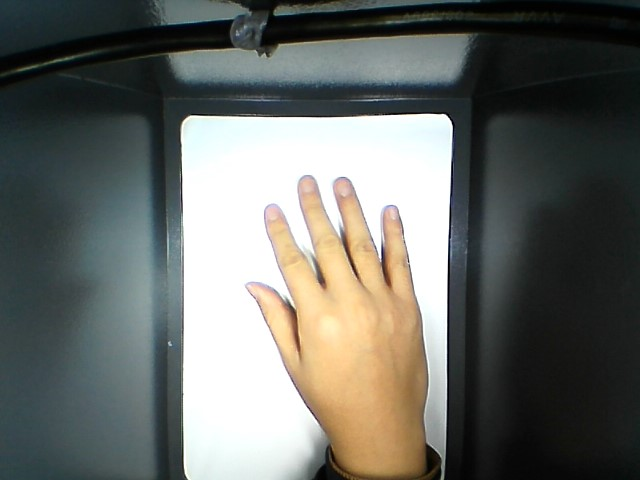
//> input picture exam2/exam2/data/12.jpg, 640 x 480 px
$ ./exam2Main   (built with g++ and OpenCV 4)
//> lines starting //> are read from the running program, lines starting //| are printed output that depends on the picture; after the words box and inside, x2 and y2 are one past the last pixel; in counts of white or black regions, pixels touching at a corner belong together
//指尖检测
#include <iostream>
#include <string>
#include <cmath>
#include <vector>
#include <opencv2\opencv.hpp>
using namespace std;
using namespace cv;
//RNG rng(12345);
void skinExtract(const Mat &frame, Mat1b &skinArea);//肤色提取，skinArea为二值化肤色图像
int main(int argc, char** argv)
{
	string nemePicture("data/12.jpg");
	Mat im = imread(nemePicture);
//> im is the input picture: 480 rows x 640 cols, CV_8UC3; mean B, G, R 101.8, 106.7, 104.6

	//肤色提取
	Mat1b skinArea(im.rows, im.cols);

	skinExtract(im, skinArea);
//> in skinExtract, `cvtColor(im, YCrCb, CV_BGR2YCrCb);`: YCrCb: 480 rows x 640 cols, CV_8UC3; mean of channels 0, 1, 2 105.5, 127.3, 125.9
//> in skinExtract, `split(YCrCb, planes);`:
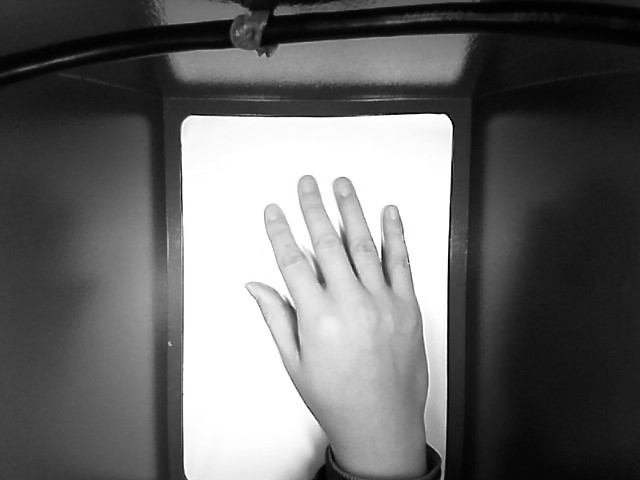
//> planes[0]: 480 rows x 640 cols, CV_8UC1; min 0, max 255, mean 105.5
//> in skinExtract, `split(YCrCb, planes);`:
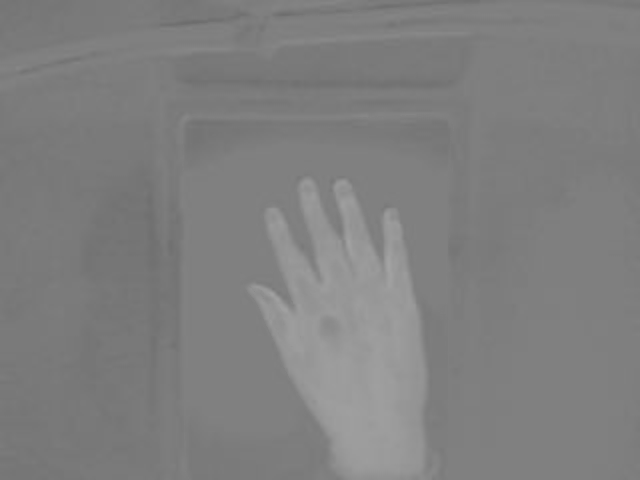
//> planes[1]: 480 rows x 640 cols, CV_8UC1; min 108, max 163, mean 127.3
//> in skinExtract, `split(YCrCb, planes);`:
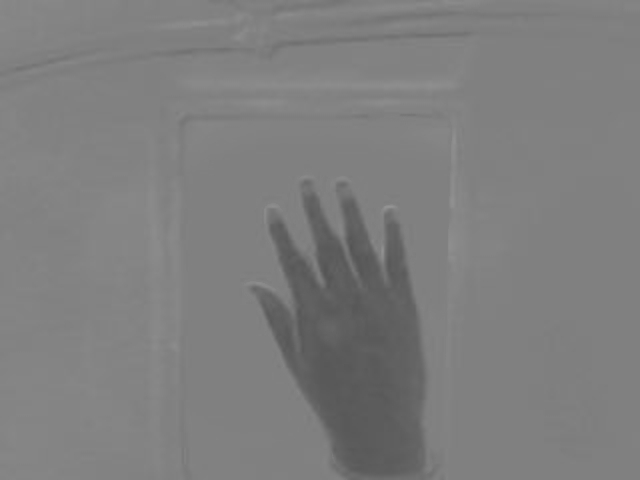
//> planes[2]: 480 rows x 640 cols, CV_8UC1; min 84, max 148, mean 125.9
//> after the loop in skinExtract, `for (; it_Cb != it_Cb_end; ++it_Cr, ++it_Cb, ++it_skin)`:
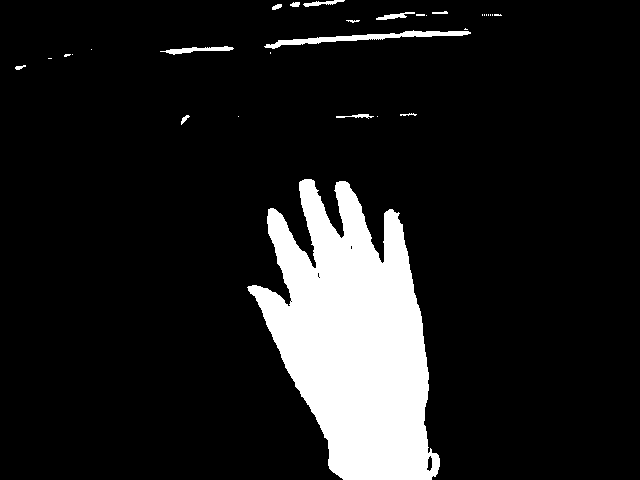
//> skinArea: 480 rows x 640 cols, CV_8UC1; 11.9% white; 30 white regions (17 under 20 px), largest, box (x1, y1, x2, y2) and area: (247, 179, 440, 480) 34500, (264, 30, 471, 49) 1048, (160, 46, 234, 55) 286
//> in skinExtract, `erode(skinArea, skinArea, Mat(5, 5, CV_8UC1), Point(-1, -1));`:
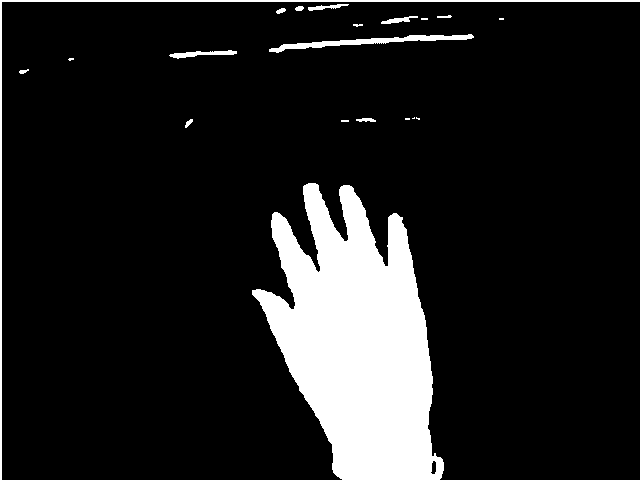
//> skinArea: 480 rows x 640 cols, CV_8UC1; 12.5% white; 20 white regions (7 under 20 px)

	// Draw contours + hull results
	Mat drawing = Mat::zeros(im.size(), CV_8UC3);
	im.copyTo(drawing);

	vector<vector<Point> > contours;
	vector<Vec4i> hierarchy;

	//寻找轮廓
	findContours(skinArea, contours, hierarchy, CV_RETR_CCOMP, CV_CHAIN_APPROX_SIMPLE);
//> contours = 21 contours, 10 with area under 20; largest, box (x1, y1, x2, y2) and area: (252, 183, 444, 480) 33616, (0, 0, 640, 480) 1118, (269, 34, 474, 53) 844, (169, 50, 237, 59) 211, (381, 16, 418, 24) 95

	// 找到最大的轮廓（手掌轮廓）
	int index;
	double area, maxArea(0);
	for (int i = 0; i < contours.size(); i++)
	{
		area = contourArea(Mat(contours[i]));
		if (area > maxArea)
		{
			maxArea = area;
			index = i;
		}
	}
//> this loop made 21 passes
//> (area, maxArea) on pass 1: (33616.5, 33616.5)
//> area on passes 2, 4, 6, 11, 12, 16: 62.5, 26, 38, 211, 843.5, 95
//> after the loop, maxArea = 33616.5; index = 0
	drawContours(drawing, contours, index, Scalar(0, 0, 255), 2, 8, hierarchy);
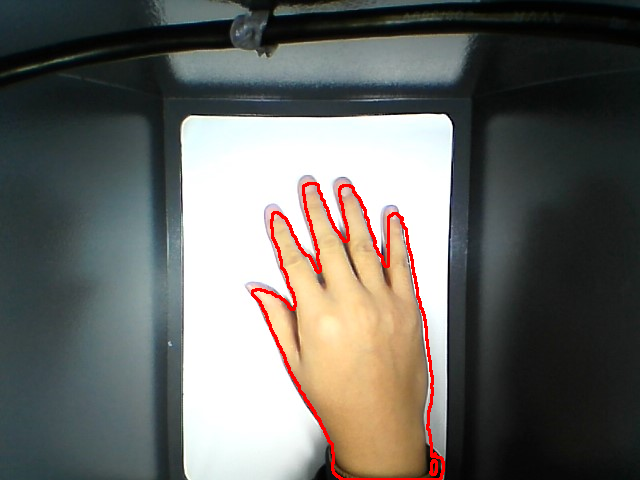
//> drawing: 480 rows x 640 cols, CV_8UC3; 1.33% of pixels changed, all inside (x1, y1, x2, y2) = (251, 182, 445, 480)

	vector<int> handHull;// Int type hull
	vector<Vec4i> handDefects;// Convexity defects
	convexHull(Mat(contours[index]), handHull, false);
//> handHull = 23 values, max 474 at index 0, min 0 at index 22, mean 249.8
	convexityDefects(Mat(contours[index]), handHull, handDefects);
//> handDefects = 16 items, first 8: [0, 4, 1, 114], [4, 83, 41, 18952], [84, 145, 123, 11623], [146, 248, 241, 2736], [249, 251, 250, 142], [251, 253, 252, 114], [255, 259, 256, 211], [260, 304, 277, 2976]
	for (vector<Vec4i>::iterator it = handDefects.begin(); it != handDefects.end(); ++it)
	{
		int startidx = (*it)[0];
		Point ptStart(contours[index][startidx]);// point of the contour where the defect begins
		int endidx = (*it)[1];
		Point ptEnd(contours[index][endidx]);// point of the contour where the defect ends
		int faridx = (*it)[2];
		Point ptFar(contours[index][faridx]);// the farthest from the convex hull point within the defect
		int depth = (*it)[3] / 256;// distance between the farthest point and the convex hull

		if (depth > 20)
		{
			line(drawing, ptStart, ptFar, CV_RGB(0, 255, 0), 2);
			line(drawing, ptEnd, ptFar, CV_RGB(0, 255, 0), 2);
			circle(drawing, ptStart, 6, Scalar(255, 0, 0), CV_FILLED);//fingerTip
			circle(drawing, ptEnd, 6, Scalar(255, 0, 0), CV_FILLED);//fingerTip
			circle(drawing, ptFar, 4, Scalar(100, 0, 255), 2);
		}
	}
//> this loop made 16 passes
//> (startidx, ptStart, endidx, ptEnd, faridx, ptFar, depth) on passes 1 to 10: (0, Point(308, 183), 4, Point(304, 185), 1, Point(307, 184), 0), (4, Point(304, 185), 83, Point(274, 212), 41, Point(318, 272), 74), (84, Point(272, 214), 145, Point(252, 290), 123, Point(295, 305), 45), (146, Point(252, 294), 248, Point(333, 472), 241, Point(332, 444), 10), (249, Point(337, 476), 251, Point(340, 478), 250, Point(338, 476), 0), (251, Point(340, 478), 253, Point(342, 479), 252, Point(341, 478), 0), (255, Point(441, 477), 259, Point(443, 470), 256, Point(441, 474), 0), (260, Point(443, 462), 304, Point(426, 327), 277, Point(427, 428), 11), (304, Point(426, 327), 306, Point(425, 320), 305, Point(425, 326), 0), (306, Point(425, 320), 308, Point(424, 315), 307, Point(424, 319), 0)
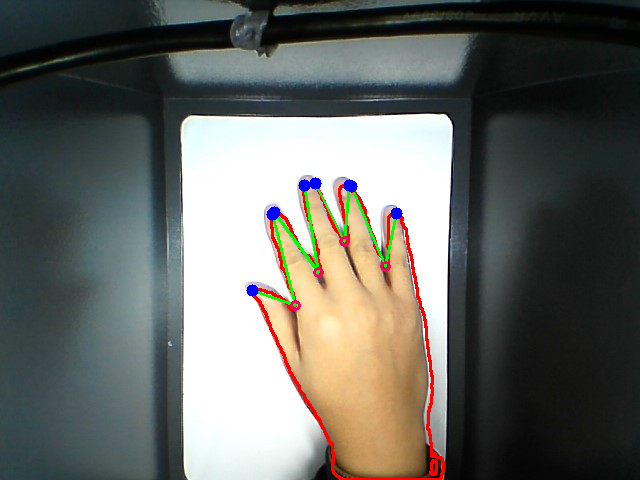
//> drawing: 480 rows x 640 cols, CV_8UC3; 0.78% of pixels changed, all inside (x1, y1, x2, y2) = (246, 177, 403, 311)

	namedWindow("helloCV");
	imshow("helloCV", drawing);
	waitKey();
	imwrite("result/result12.png", drawing);
	destroyWindow("helloCV");
	printf("hello\n");
	return 0;
}

void skinExtract(const Mat &im, Mat1b &skinArea)
{
	//转换为YCrCb颜色空间
	Mat YCrCb;
	cvtColor(im, YCrCb, CV_BGR2YCrCb);

	//将多通道图像分离为多个单通道图像
	vector<Mat> planes;
	split(YCrCb, planes);

	Mat m0 = planes[0], m1 = planes[1], m2 = planes[2];

	//运用迭代器访问矩阵元素
	MatIterator_<uchar> it_Cb = planes[1].begin<uchar>(), it_Cb_end = planes[1].end<uchar>();
	MatIterator_<uchar> it_Cr = planes[2].begin<uchar>();
	MatIterator_<uchar> it_skin = skinArea.begin();

	//人的皮肤颜色在YCbCr色度空间的分布范围:130<=Cb<=170, 85<=Cr<=125
	for (; it_Cb != it_Cb_end; ++it_Cr, ++it_Cb, ++it_skin)
	{
		if (85 <= *it_Cr &&  *it_Cr <= 125 && 130 <= *it_Cb &&  *it_Cb <= 170)
			*it_skin = 255;
		else
		{
			*it_skin = 0;
		}
	}
	medianBlur(skinArea, skinArea, 3);

	//膨胀和腐蚀，膨胀可以填补凹洞（将裂缝桥接），腐蚀可以消除细的凸起（“斑点”噪声）
	dilate(skinArea, skinArea, Mat(5, 5, CV_8UC1), Point(-1, -1));
	erode(skinArea, skinArea, Mat(5, 5, CV_8UC1), Point(-1, -1));
}
